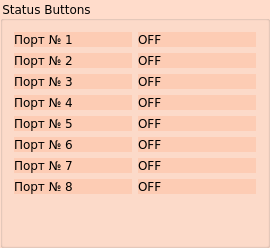
     <widget class="QGroupBox" name="groupBox">
      <property name="sizePolicy">
       <sizepolicy hsizetype="Fixed" vsizetype="Preferred">
        <horstretch>0</horstretch>
        <verstretch>0</verstretch>
       </sizepolicy>
      </property>
      <property name="minimumSize">
       <size>
        <width>270</width>
        <height>0</height>
       </size>
      </property>
      <property name="font">
       <font>
        <family>DejaVu Sans</family>
        <pointsize>9</pointsize>
        <weight>50</weight>
        <bold>false</bold>
       </font>
      </property>
      <property name="styleSheet">
       <string notr="true">background:rgba(255, 92, 16, 30)</string>
      </property>
      <property name="title">
       <string>Status Buttons</string>
      </property>
      <layout class="QGridLayout" name="gridLayout">
       <item row="5" column="1">
        <widget class="QLabel" name="label_status_port6">
         <property name="sizePolicy">
          <sizepolicy hsizetype="Preferred" vsizetype="MinimumExpanding">
           <horstretch>0</horstretch>
           <verstretch>0</verstretch>
          </sizepolicy>
         </property>
         <property name="maximumSize">
          <size>
           <width>16777215</width>
           <height>25</height>
          </size>
         </property>
         <property name="font">
          <font>
           <family>DejaVu Sans</family>
           <pointsize>9</pointsize>
           <weight>50</weight>
           <bold>false</bold>
          </font>
         </property>
         <property name="text">
          <string>OFF</string>
         </property>
        </widget>
       </item>
       <item row="0" column="0">
        <widget class="QLabel" name="label_2">
         <property name="sizePolicy">
          <sizepolicy hsizetype="Preferred" vsizetype="MinimumExpanding">
           <horstretch>0</horstretch>
           <verstretch>0</verstretch>
          </sizepolicy>
         </property>
         <property name="minimumSize">
          <size>
           <width>0</width>
           <height>0</height>
          </size>
         </property>
         <property name="maximumSize">
          <size>
           <width>16777215</width>
           <height>25</height>
          </size>
         </property>
         <property name="font">
          <font>
           <family>DejaVu Sans</family>
           <pointsize>9</pointsize>
           <weight>50</weight>
           <bold>false</bold>
          </font>
         </property>
         <property name="text">
          <string>Порт № 1</string>
         </property>
         <property name="margin">
          <number>6</number>
         </property>
        </widget>
       </item>
       <item row="6" column="0">
        <widget class="QLabel" name="label_26">
         <property name="sizePolicy">
          <sizepolicy hsizetype="Preferred" vsizetype="MinimumExpanding">
           <horstretch>0</horstretch>
           <verstretch>0</verstretch>
          </sizepolicy>
         </property>
         <property name="minimumSize">
          <size>
           <width>0</width>
           <height>0</height>
          </size>
         </property>
         <property name="maximumSize">
          <size>
           <width>16777215</width>
           <height>25</height>
          </size>
         </property>
         <property name="font">
          <font>
           <family>DejaVu Sans</family>
           <pointsize>9</pointsize>
           <weight>50</weight>
           <bold>false</bold>
          </font>
         </property>
         <property name="text">
          <string>Порт № 7</string>
         </property>
         <property name="margin">
          <number>6</number>
         </property>
        </widget>
       </item>
       <item row="3" column="0">
        <widget class="QLabel" name="label_5">
         <property name="sizePolicy">
          <sizepolicy hsizetype="Preferred" vsizetype="MinimumExpanding">
           <horstretch>0</horstretch>
           <verstretch>0</verstretch>
          </sizepolicy>
         </property>
         <property name="minimumSize">
          <size>
           <width>0</width>
           <height>0</height>
          </size>
         </property>
         <property name="maximumSize">
          <size>
           <width>16777215</width>
           <height>25</height>
          </size>
         </property>
         <property name="font">
          <font>
           <family>DejaVu Sans</family>
           <pointsize>9</pointsize>
           <weight>50</weight>
           <bold>false</bold>
          </font>
         </property>
         <property name="text">
          <string>Порт № 4</string>
         </property>
         <property name="margin">
          <number>6</number>
         </property>
        </widget>
       </item>
       <item row="7" column="1">
        <widget class="QLabel" name="label_status_port8">
         <property name="sizePolicy">
          <sizepolicy hsizetype="Preferred" vsizetype="MinimumExpanding">
           <horstretch>0</horstretch>
           <verstretch>0</verstretch>
          </sizepolicy>
         </property>
         <property name="maximumSize">
          <size>
           <width>16777215</width>
           <height>25</height>
          </size>
         </property>
         <property name="font">
          <font>
           <family>DejaVu Sans</family>
           <pointsize>9</pointsize>
           <weight>50</weight>
           <bold>false</bold>
          </font>
         </property>
         <property name="text">
          <string>OFF</string>
         </property>
        </widget>
       </item>
       <item row="4" column="0">
        <widget class="QLabel" name="label_25">
         <property name="sizePolicy">
          <sizepolicy hsizetype="Preferred" vsizetype="MinimumExpanding">
           <horstretch>0</horstretch>
           <verstretch>0</verstretch>
          </sizepolicy>
         </property>
         <property name="minimumSize">
          <size>
           <width>0</width>
           <height>0</height>
          </size>
         </property>
         <property name="maximumSize">
          <size>
           <width>16777215</width>
           <height>25</height>
          </size>
         </property>
         <property name="font">
          <font>
           <family>DejaVu Sans</family>
           <pointsize>9</pointsize>
           <weight>50</weight>
           <bold>false</bold>
          </font>
         </property>
         <property name="text">
          <string>Порт № 5</string>
         </property>
         <property name="margin">
          <number>6</number>
         </property>
        </widget>
       </item>
       <item row="2" column="0">
        <widget class="QLabel" name="label_4">
         <property name="sizePolicy">
          <sizepolicy hsizetype="Preferred" vsizetype="MinimumExpanding">
           <horstretch>0</horstretch>
           <verstretch>0</verstretch>
          </sizepolicy>
         </property>
         <property name="minimumSize">
          <size>
           <width>0</width>
           <height>0</height>
          </size>
         </property>
         <property name="maximumSize">
          <size>
           <width>16777215</width>
           <height>25</height>
          </size>
         </property>
         <property name="font">
          <font>
           <family>DejaVu Sans</family>
           <pointsize>9</pointsize>
           <weight>50</weight>
           <bold>false</bold>
          </font>
         </property>
         <property name="text">
          <string>Порт № 3</string>
         </property>
         <property name="margin">
          <number>6</number>
         </property>
        </widget>
       </item>
       <item row="6" column="1">
        <widget class="QLabel" name="label_status_port7">
         <property name="sizePolicy">
          <sizepolicy hsizetype="Preferred" vsizetype="MinimumExpanding">
           <horstretch>0</horstretch>
           <verstretch>0</verstretch>
          </sizepolicy>
         </property>
         <property name="maximumSize">
          <size>
           <width>16777215</width>
           <height>25</height>
          </size>
         </property>
         <property name="font">
          <font>
           <family>DejaVu Sans</family>
           <pointsize>9</pointsize>
           <weight>50</weight>
           <bold>false</bold>
          </font>
         </property>
         <property name="text">
          <string>OFF</string>
         </property>
        </widget>
       </item>
       <item row="4" column="1">
        <widget class="QLabel" name="label_status_port5">
         <property name="sizePolicy">
          <sizepolicy hsizetype="Preferred" vsizetype="MinimumExpanding">
           <horstretch>0</horstretch>
           <verstretch>0</verstretch>
          </sizepolicy>
         </property>
         <property name="maximumSize">
          <size>
           <width>16777215</width>
           <height>25</height>
          </size>
         </property>
         <property name="font">
          <font>
           <family>DejaVu Sans</family>
           <pointsize>9</pointsize>
           <weight>50</weight>
           <bold>false</bold>
          </font>
         </property>
         <property name="text">
          <string>OFF</string>
         </property>
        </widget>
       </item>
       <item row="7" column="0">
        <widget class="QLabel" name="label_24">
         <property name="sizePolicy">
          <sizepolicy hsizetype="Preferred" vsizetype="MinimumExpanding">
           <horstretch>0</horstretch>
           <verstretch>0</verstretch>
          </sizepolicy>
         </property>
         <property name="minimumSize">
          <size>
           <width>0</width>
           <height>0</height>
          </size>
         </property>
         <property name="maximumSize">
          <size>
           <width>16777215</width>
           <height>25</height>
          </size>
         </property>
         <property name="font">
          <font>
           <family>DejaVu Sans</family>
           <pointsize>9</pointsize>
           <weight>50</weight>
           <bold>false</bold>
          </font>
         </property>
         <property name="text">
          <string>Порт № 8</string>
         </property>
         <property name="margin">
          <number>6</number>
         </property>
        </widget>
       </item>
       <item row="1" column="0">
        <widget class="QLabel" name="label_3">
         <property name="sizePolicy">
          <sizepolicy hsizetype="Preferred" vsizetype="MinimumExpanding">
           <horstretch>0</horstretch>
           <verstretch>0</verstretch>
          </sizepolicy>
         </property>
         <property name="minimumSize">
          <size>
           <width>0</width>
           <height>0</height>
          </size>
         </property>
         <property name="maximumSize">
          <size>
           <width>16777215</width>
           <height>25</height>
          </size>
         </property>
         <property name="font">
          <font>
           <family>DejaVu Sans</family>
           <pointsize>9</pointsize>
           <weight>50</weight>
           <bold>false</bold>
          </font>
         </property>
         <property name="text">
          <string>Порт № 2</string>
         </property>
         <property name="margin">
          <number>6</number>
         </property>
        </widget>
       </item>
       <item row="1" column="1">
        <widget class="QLabel" name="label_status_port2">
         <property name="sizePolicy">
          <sizepolicy hsizetype="Preferred" vsizetype="MinimumExpanding">
           <horstretch>0</horstretch>
           <verstretch>0</verstretch>
          </sizepolicy>
         </property>
         <property name="maximumSize">
          <size>
           <width>16777215</width>
           <height>25</height>
          </size>
         </property>
         <property name="font">
          <font>
           <family>DejaVu Sans</family>
           <pointsize>9</pointsize>
           <weight>50</weight>
           <bold>false</bold>
          </font>
         </property>
         <property name="text">
          <string>OFF</string>
         </property>
        </widget>
       </item>
       <item row="0" column="1">
        <widget class="QLabel" name="label_status_port1">
         <property name="sizePolicy">
          <sizepolicy hsizetype="Preferred" vsizetype="MinimumExpanding">
           <horstretch>0</horstretch>
           <verstretch>0</verstretch>
          </sizepolicy>
         </property>
         <property name="maximumSize">
          <size>
           <width>16777215</width>
           <height>25</height>
          </size>
         </property>
         <property name="font">
          <font>
           <family>DejaVu Sans</family>
           <pointsize>9</pointsize>
           <weight>50</weight>
           <bold>false</bold>
          </font>
         </property>
         <property name="text">
          <string>OFF</string>
         </property>
        </widget>
       </item>
       <item row="5" column="0">
        <widget class="QLabel" name="label_23">
         <property name="sizePolicy">
          <sizepolicy hsizetype="Preferred" vsizetype="MinimumExpanding">
           <horstretch>0</horstretch>
           <verstretch>0</verstretch>
          </sizepolicy>
         </property>
         <property name="minimumSize">
          <size>
           <width>0</width>
           <height>0</height>
          </size>
         </property>
         <property name="maximumSize">
          <size>
           <width>16777215</width>
           <height>25</height>
          </size>
         </property>
         <property name="font">
          <font>
           <family>DejaVu Sans</family>
           <pointsize>9</pointsize>
           <weight>50</weight>
           <bold>false</bold>
          </font>
         </property>
         <property name="text">
          <string>Порт № 6</string>
         </property>
         <property name="margin">
          <number>6</number>
         </property>
        </widget>
       </item>
       <item row="8" column="0">
        <spacer name="verticalSpacer">
         <property name="font">
          <font>
           <family>DejaVu Sans</family>
           <pointsize>9</pointsize>
           <weight>50</weight>
           <bold>false</bold>
          </font>
         </property>
         <property name="orientation">
          <enum>Qt::Vertical</enum>
         </property>
         <property name="sizeHint" stdset="0">
          <size>
           <width>20</width>
           <height>40</height>
          </size>
         </property>
        </spacer>
       </item>
       <item row="3" column="1">
        <widget class="QLabel" name="label_status_port4">
         <property name="sizePolicy">
          <sizepolicy hsizetype="Preferred" vsizetype="MinimumExpanding">
           <horstretch>0</horstretch>
           <verstretch>0</verstretch>
          </sizepolicy>
         </property>
         <property name="maximumSize">
          <size>
           <width>16777215</width>
           <height>25</height>
          </size>
         </property>
         <property name="font">
          <font>
           <family>DejaVu Sans</family>
           <pointsize>9</pointsize>
           <weight>50</weight>
           <bold>false</bold>
          </font>
         </property>
         <property name="text">
          <string>OFF</string>
         </property>
        </widget>
       </item>
       <item row="2" column="1">
        <widget class="QLabel" name="label_status_port3">
         <property name="sizePolicy">
          <sizepolicy hsizetype="Preferred" vsizetype="MinimumExpanding">
           <horstretch>0</horstretch>
           <verstretch>0</verstretch>
          </sizepolicy>
         </property>
         <property name="maximumSize">
          <size>
           <width>16777215</width>
           <height>25</height>
          </size>
         </property>
         <property name="font">
          <font>
           <family>DejaVu Sans</family>
           <pointsize>9</pointsize>
           <weight>50</weight>
           <bold>false</bold>
          </font>
         </property>
         <property name="text">
          <string>OFF</string>
         </property>
        </widget>
       </item>
      </layout>
     </widget>
